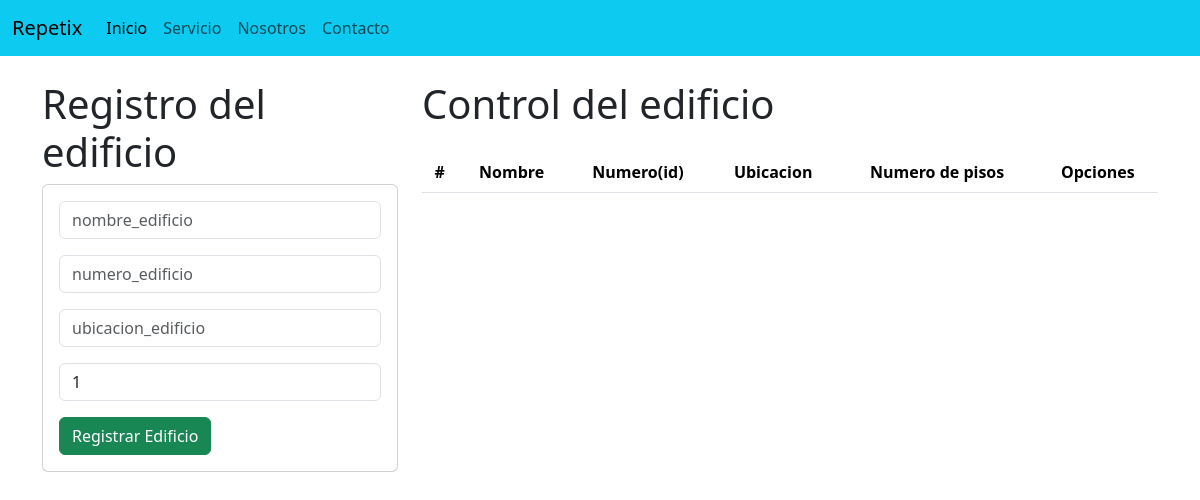
The app's page /AccederEdificio/, older data.
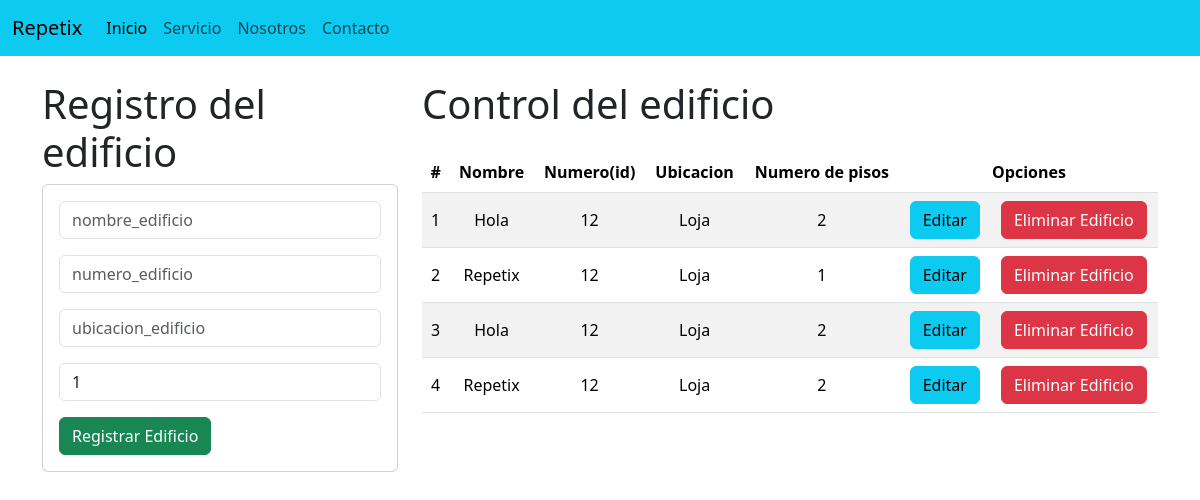
The same page, newer data.
### Edificio/models.py (models this page shows, shortened)
class Edificio(models.Model):
    nombre = models.CharField(max_length=100)
    codigo = models.IntegerField()
    ubicacion = models.CharField(max_length=255)
    numero_pisos = models.IntegerField()

### Edificio/views.py (the view)
# urls.py: path('AccederEdificio/', views.accederEdificio, name='AccederEdificio'),
def accederEdificio(request):
    edificio = Edificio.objects.all()
    pisos = Piso.objects.all()
    sensores = Sensor.objects.all()
    departamentos = Departamento.objects.all()
    return render(request, 'AccederEdificio.html', {
        'edificio': edificio,
        'pisos': pisos,
        'sensores': sensores,
        'departamentos': departamentos,
    })

### Edificio/Templates/AccederEdificio.html (shortened to what this page needs)
{% extends "./base.html" %}
{% block body %}
<div class="row">
    <div class="col-sm-12 col-md-6 col-lg-4 col-xl-4">
        <h1>Registro del edificio</h1>
        <div class="card">
            <div class="card-body py-2">
                <form action="/RegistrarEdificio/" method="POST">
                    <div class="form-group py-2">
                        <input type="text" id="nombre_edificio" name="nombre_edificio" class="form-control" placeholder="nombre_edificio" minlength="6" required>
                    </div>
                    <div class="form-group py-2">
                        <input type="text" id="numero_edificio" name="numero_edificio" class="form-control" placeholder="numero_edificio" maxlength="50" required>
                    </div>
                    <div class="form-group py-2">
                        <input type="text" id="ubicacion_edificio" name="ubicacion_edificio" class="form-control" placeholder="ubicacion_edificio" maxlength="50" required>
                    </div>
                    <div class="form-group py-2">
                        <input type="text" id="numero_pisos" name="numero_pisos" class="form-control" min="1" max="9" value="1" required>
                    </div>
                    <div class="form-group py-2">
                        <button type="submit" class="btn btn-success btn-block text-white">Registrar Edificio</button>
                    </div>
                </form>
            </div>
        </div>
    </div>
    <div class="col-sm-12 col-md-6 col-lg-8 col-xl-8">
        <h1>Control del edificio</h1>
        <div class="table-responsive py-3">
            <table class="table table-striped">
                <thead>
                    <tr>
                        <th>#</th>
                        <th>Nombre</th>
                        <th>Numero(id)</th>
                        <th>Ubicacion</th>
                        <th>Numero de pisos</th>
                        <th colspan="2">Opciones</th>
                    </tr>
                </thead>
                <tbody>
                    {% for edificio in edificio %}
                    <tr>
                        <td>{{forloop.counter}}</td>
                        <td>{{edificio.nombre}}</td>
                        <td>{{edificio.codigo}}</td>
                        <td>{{edificio.ubicacion}}</td>
                        <td>{{edificio.numero_pisos}}</td>
                        <td><a href="/EdicionEdificio/{{edificio.codigo}}" class="btn btn-info">Editar</a></td>
                        <td><a href="/EliminarEdificio/{{edificio.codigo}}" class="btn btn-danger btnEliminacion">Eliminar Edificio</a></td>
                    </tr>
                    {% endfor %}
                </tbody>
            </table>
        </div>
    </div>
</div>
{% endblock %}

Row changes from the older to the newer data that the page shows:
added Edificio: nombre "Hola", codigo "12", ubicacion "Loja", numero_pisos "2"
added Edificio: nombre "Repetix", codigo "12", ubicacion "Loja", numero_pisos "1"
added Edificio: nombre "Hola", codigo "12", ubicacion "Loja", numero_pisos "2"
added Edificio: nombre "Repetix", codigo "12", ubicacion "Loja", numero_pisos "2"
